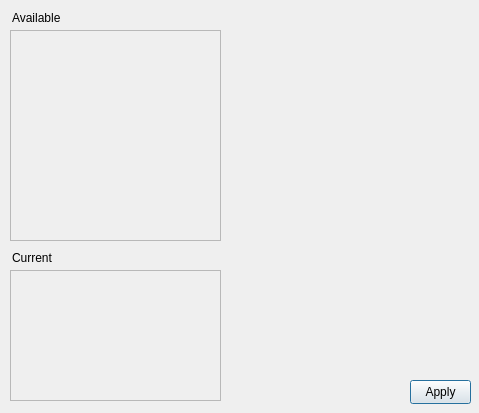
<?xml version="1.0" encoding="UTF-8"?>
<ui version="4.0">
 <class>Indicator</class>
 <widget class="QDialog" name="Indicator">
  <property name="geometry">
   <rect>
    <x>0</x>
    <y>0</y>
    <width>479</width>
    <height>413</height>
   </rect>
  </property>
  <property name="windowTitle">
   <string>Indicators</string>
  </property>
  <widget class="QScrollArea" name="available_indicators_area">
   <property name="geometry">
    <rect>
     <x>10</x>
     <y>30</y>
     <width>211</width>
     <height>211</height>
    </rect>
   </property>
   <property name="widgetResizable">
    <bool>true</bool>
   </property>
   <widget class="QWidget" name="layerCustomizationWidget">
    <property name="geometry">
     <rect>
      <x>0</x>
      <y>0</y>
      <width>209</width>
      <height>209</height>
     </rect>
    </property>
   </widget>
  </widget>
  <widget class="QLabel" name="available_label">
   <property name="geometry">
    <rect>
     <x>12</x>
     <y>10</y>
     <width>51</width>
     <height>16</height>
    </rect>
   </property>
   <property name="text">
    <string>Available</string>
   </property>
  </widget>
  <widget class="QScrollArea" name="current_indicators_area">
   <property name="geometry">
    <rect>
     <x>10</x>
     <y>270</y>
     <width>211</width>
     <height>131</height>
    </rect>
   </property>
   <property name="widgetResizable">
    <bool>true</bool>
   </property>
   <widget class="QWidget" name="layerCustomizationWidget_2">
    <property name="geometry">
     <rect>
      <x>0</x>
      <y>0</y>
      <width>209</width>
      <height>129</height>
     </rect>
    </property>
   </widget>
  </widget>
  <widget class="QLabel" name="current_label">
   <property name="geometry">
    <rect>
     <x>12</x>
     <y>250</y>
     <width>49</width>
     <height>16</height>
    </rect>
   </property>
   <property name="text">
    <string>Current</string>
   </property>
  </widget>
  <widget class="QPushButton" name="apply_button">
   <property name="geometry">
    <rect>
     <x>410</x>
     <y>380</y>
     <width>61</width>
     <height>24</height>
    </rect>
   </property>
   <property name="text">
    <string>Apply</string>
   </property>
  </widget>
 </widget>
 <resources/>
 <connections/>
</ui>
